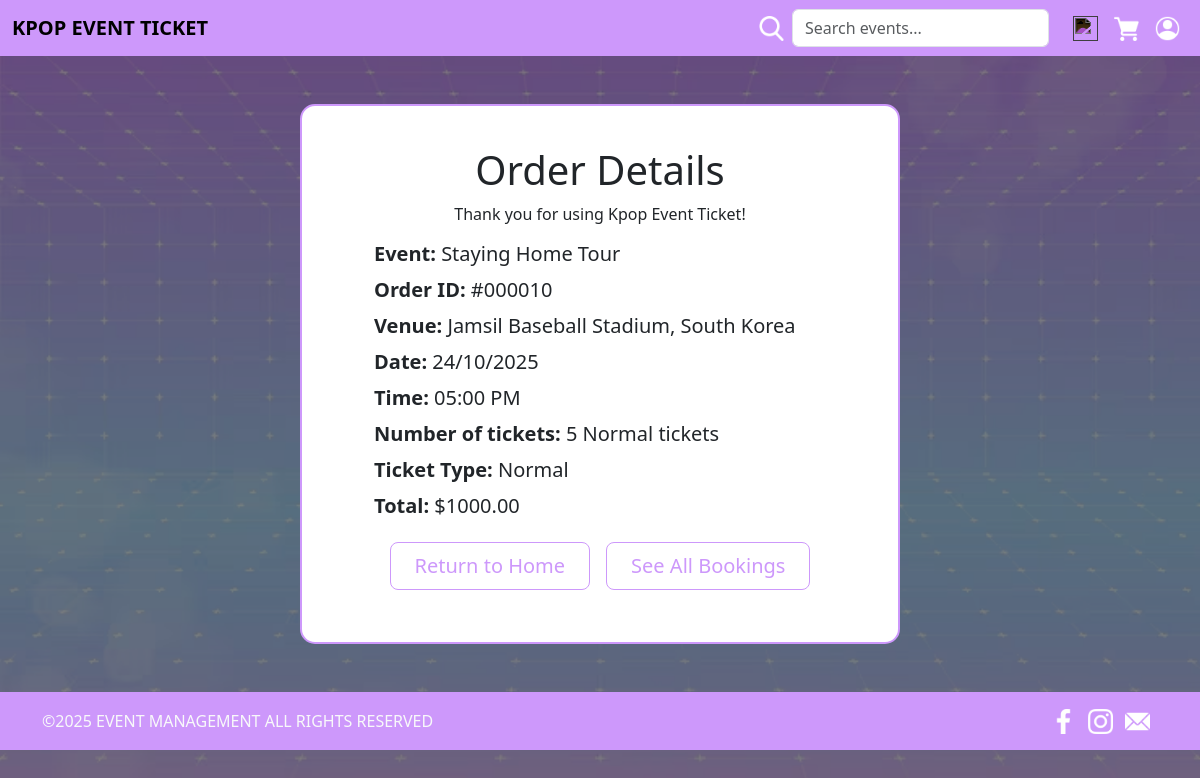
Page /order/10 (signed in) on the committed database.
### website/models.py (models this page shows, shortened)
class Event(db.Model):
    __tablename__ = 'event'
    eventid = db.Column(db.Integer, db.Sequence('seq_reg_id', start=1, increment=1), primary_key=True)
    userid = db.Column(db.Integer, db.ForeignKey('user.userid'))
    artist = db.Column(db.String(100), index=True, nullable=False)
    startTime = db.Column(db.Time, index=True, nullable=False)
    date = db.Column(db.Date, index=True, nullable=False)
    location = db.Column(db.String(100), index=True, nullable=False)
    country = db.Column(db.String(100), index=True, nullable=False)
    title = db.Column(db.String(100), index=True, nullable=False)
    description = db.Column(db.String(255), index=True, nullable=False)
    image = db.Column(db.String(100), index=True, nullable=False)
    status = db.Column(db.String(50), nullable=False, default='Active')
    tags = db.Column(db.String(255), index=True, nullable=True)
    normalAvail = db.Column(db.Integer, index=True, nullable=False)
    vipAvail = db.Column(db.Integer, index=True, nullable=False)
    normalPrice = db.Column(db.Numeric(10,2), index=True, nullable=False)
    vipPrice = db.Column(db.Numeric(10,2), index=True, nullable=False)
    comments = db.relationship('Comment', backref='event', lazy=True)
    orders = db.relationship('Order', backref='event', lazy=True)

class Order(db.Model):
    __tablename__ = 'order'
    orderid = db.Column(db.Integer, db.Sequence('seq_reg_id', start=1, increment=1), primary_key=True)
    userid = db.Column(db.Integer, db.ForeignKey('user.userid'))
    eventid = db.Column(db.Integer, db.ForeignKey('event.eventid'))
    normalQty = db.Column(db.Integer, index=True, nullable=True)
    vipQty = db.Column(db.Integer, index=True, nullable=True)
    totalPrice = db.Column(db.Numeric(10,2), index=True, nullable=False)
    timeBooked = db.Column(db.DateTime, index=True, nullable=False)

### website/views.py (the view)
@main_bp.route('/order/<int:order_id>')
@login_required
def order_details(order_id):
    order = Order.query.filter_by(orderid=order_id, userid=current_user.userid).first_or_404()
    return render_template('order_details.html',
                         order=order,
                         title=f'Order #{order.orderid}')

### website/templates/order_details.html (shortened to what this page needs)
{% extends "base.html" %}
{% from 'bootstrap5/form.html' import render_form %}
{% block head %}
<link rel="stylesheet" href="{{ url_for('static', filename='style/BookingHistoryStyle.css') }}">
{% endblock %}
{% block content %}
<div class="d-flex justify-content-center my-5">
    <div class="card p-4"
        style="min-height:540px; max-width: 600px; width: 100%; border: #cd98fb solid 2px; border-radius: 15px;">
        <div class="row">
            <div class="col-sm-12 mt-3">
                <h1 class="text-center">Order Details</h1>
                <p class="text-center">Thank you for using Kpop Event Ticket!</p>
                <div class="d-grid gap-1 col-11 mx-5">
                    <h5 class="text-start"><strong>Event: </strong>{{ order.event.title }}</h5>
                    <h5 class="text-start"><strong>Order ID: </strong>#{{ "%06d"|format(order.orderid) }}</h5>
                    <h5 class="text-start"><strong>Venue: </strong>{{ order.event.location }}, {{ order.event.country.title() }}</h5>
                    <h5 class="text-start"><strong>Date: </strong>{{ order.event.date.strftime('%d/%m/%Y') if order.event.date else 'TBA' }}</h5>
                    <h5 class="text-start"><strong>Time: </strong>{{ order.event.startTime.strftime('%I:%M %p') if order.event.startTime else 'TBA' }}</h5>
                    <h5 class="text-start">
                        <strong>Number of tickets: </strong>
                        {% if order.normalQty and order.normalQty > 0 %}{{ order.normalQty }} Normal tickets{% endif %}
                    </h5>
                    <h5 class="text-start">
                        <strong>Ticket Type: </strong>
                        {% if order.normalQty and order.normalQty > 0 %}Normal{% endif %}
                    </h5>
                    <h5 class="text-start"><strong>Total: </strong>${{ "%.2f"|format(order.totalPrice) }}</h5>
                </div>
            </div>
            <div class="d-flex gap-3 mt-3 justify-content-center">
                <a href="{{ url_for('main.index') }}"
                class="btn btn-lg px-4 btn-purple-outline">
                Return to Home
                </a>
                <a href="{{ url_for('main.booking_history') }}"
                class="btn btn-lg px-4 btn-purple-outline">
                See All Bookings
                </a>
            </div>
         </div>
    </div>
</div>
{% endblock %}

### website/Static/Style/BookingHistoryStyle.css (style rules this page uses)
body { background-image: url("../Image/background.png"); background-size: cover; background-position: center; position: relative; }
body::before { content: ""; position: fixed; top: 0; left: 0; width: 100%; height: 100%; background-color: rgba(0, 0, 0, 0.5); z-index: -1; }
.btn-purple-outline { border: solid 1px #cd98fb !important; color: #cd98fb !important; background-color: transparent !important; transition: all 0.3s ease !important; }

### rows in the picture
Event: event "Staying Home Tour", event.location "Jamsil Baseball Stadium", event.country "South Korea", event "24/10/2025", event.startTime "05:00 PM"
Order: orderid "000010", normalQty "5", totalPrice "1000.00"
